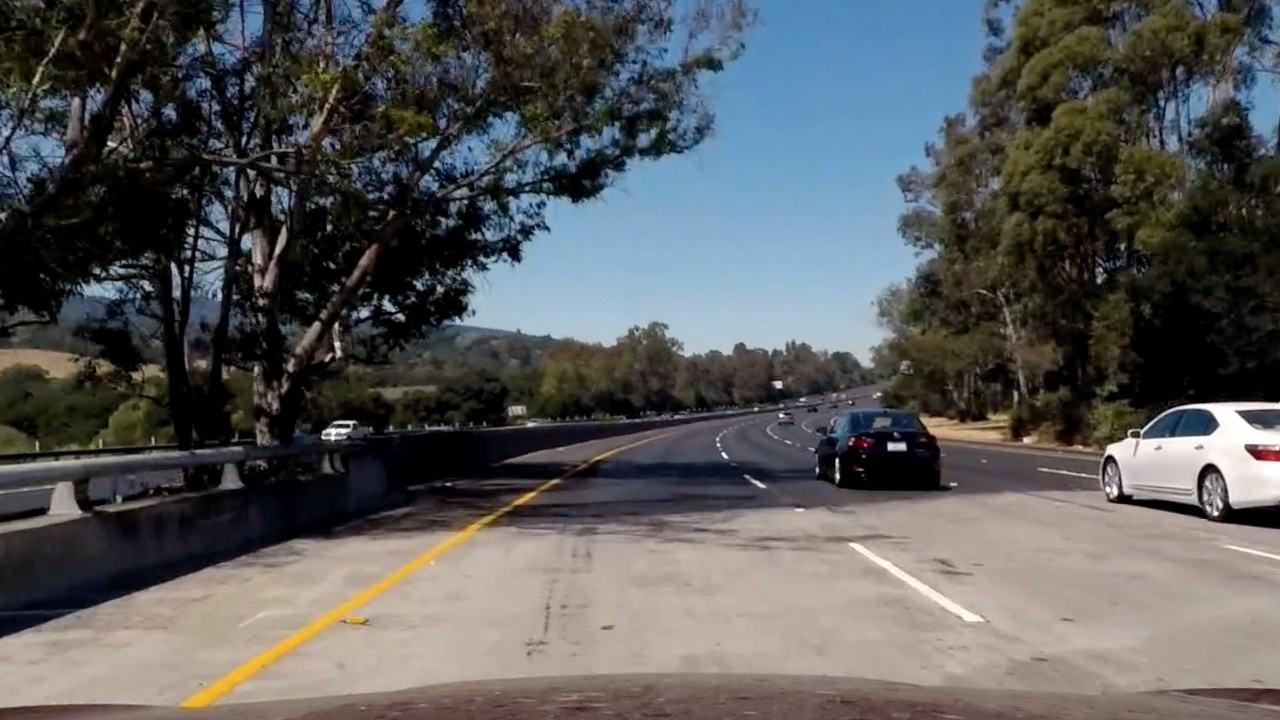
#> input picture test_images/bridge_shadow.jpg, 1280 x 720 px; its folder holds only this picture in this run
$ jupyter execute --allow-errors P1.ipynb   (shell and % lines are left out)
#> lines starting #> are read from the running program, lines starting #| are printed output that depends on the picture; after the words box and inside, x2 and y2 are one past the last pixel; in counts of white or black regions, pixels touching at a corner belong together
# Self-Driving Car Engineer Nanodegree

## Project: **Finding Lane Lines on the Road**
***
In this project, you will use the tools you learned about in the lesson to identify lane lines on the road.  You can develop your pipeline on a series of individual images, and later apply the result to a video stream (really just a series of images). Check out the video clip "raw-lines-example.mp4" (also contained in this repository) to see what the output should look like after using the helper functions below.

Once you have a result that looks roughly like "raw-lines-example.mp4", you'll need to get creative and try to average and/or extrapolate the line segments you've detected to map out the full extent of the lane lines.  You can see an example of the result you're going for in the video "P1_example.mp4".  Ultimately, you would like to draw just one line for the left side of the lane, and one for the right.

In addition to implementing code, there is a brief writeup to complete. The writeup should be completed in a separate file, which can be either a markdown file or a pdf document. There is a [write up template](https://github.com/udacity/CarND-LaneLines-P1/blob/master/writeup_template.md) that can be used to guide the writing process. Completing both the code in the Ipython notebook and the writeup template will cover all of the [rubric points](https://review.udacity.com/#!/rubrics/322/view) for this project.

---
Let's have a look at our first image called 'test_images/solidWhiteRight.jpg'.  Run the 2 cells below (hit Shift-Enter or the "play" button above) to display the image.

**Note: If, at any point, you encounter frozen display windows or other confounding issues, you can always start again with a clean slate by going to the "Kernel" menu above and selecting "Restart & Clear Output".**

---

**The tools you have are color selection, region of interest selection, grayscaling, Gaussian smoothing, Canny Edge Detection and Hough Tranform line detection.  You  are also free to explore and try other techniques that were not presented in the lesson.  Your goal is piece together a pipeline to detect the line segments in the image, then average/extrapolate them and draw them onto the image for display (as below).  Once you have a working pipeline, try it out on the video stream below.**

---

<figure>

 <figcaption>
 <p></p>
 <p style="text-align: center;"> Your output should look something like this (above) after detecting line segments using the helper functions below </p>
 </figcaption>
</figure>
 <p></p>
<figure>

 <figcaption>
 <p></p>
 <p style="text-align: center;"> Your goal is to connect/average/extrapolate line segments to get output like this</p>
 </figcaption>
</figure>

**Run the cell below to import some packages.  If you get an `import error` for a package you've already installed, try changing your kernel (select the Kernel menu above --> Change Kernel).  Still have problems?  Try relaunching Jupyter Notebook from the terminal prompt.  Also, consult the forums for more troubleshooting tips.**

## Import Packages

[cell 1]
#importing some useful packages
import matplotlib.pyplot as plt
import matplotlib.image as mpimg
import numpy as np
import cv2

## Read in an Image

#> (a cell that did not finish here is left out)

## Ideas for Lane Detection Pipeline

**Some OpenCV functions (beyond those introduced in the lesson) that might be useful for this project are:**

`cv2.inRange()` for color selection
`cv2.fillPoly()` for regions selection
`cv2.line()` to draw lines on an image given endpoints
`cv2.addWeighted()` to coadd / overlay two images
`cv2.cvtColor()` to grayscale or change color
`cv2.imwrite()` to output images to file
`cv2.bitwise_and()` to apply a mask to an image

**Check out the OpenCV documentation to learn about these and discover even more awesome functionality!**

## Helper Functions

Below are some helper functions to help get you started. They should look familiar from the lesson!

[cell 3]
import math

def grayscale(img):
    """Applies the Grayscale transform
    This will return an image with only one color channel
    but NOTE: to see the returned image as grayscale
    (assuming your grayscaled image is called 'gray')
    you should call plt.imshow(gray, cmap='gray')"""
    return cv2.cvtColor(img, cv2.COLOR_RGB2GRAY)
    # Or use BGR2GRAY if you read an image with cv2.imread()
    # return cv2.cvtColor(img, cv2.COLOR_BGR2GRAY)

def canny(img, low_threshold, high_threshold):
    """Applies the Canny transform"""
    return cv2.Canny(img, low_threshold, high_threshold)

def gaussian_blur(img, kernel_size):
    """Applies a Gaussian Noise kernel"""
    return cv2.GaussianBlur(img, (kernel_size, kernel_size), 0)

def region_of_interest(img, vertices):
    """
    Applies an image mask.

    Only keeps the region of the image defined by the polygon
    formed from `vertices`. The rest of the image is set to black.
    `vertices` should be a numpy array of integer points.
    """
    #defining a blank mask to start with
    mask = np.zeros_like(img)

    #defining a 3 channel or 1 channel color to fill the mask with depending on the input image
    if len(img.shape) > 2:
        channel_count = img.shape[2]  # i.e. 3 or 4 depending on your image
        ignore_mask_color = (255,) * channel_count
    else:
        ignore_mask_color = 255

    #filling pixels inside the polygon defined by "vertices" with the fill color
    cv2.fillPoly(mask, vertices, ignore_mask_color)

    #returning the image only where mask pixels are nonzero
    masked_image = cv2.bitwise_and(img, mask)
    return masked_image

def draw_lines_ext(img, lines, color=[255, 0, 0], thickness=5):
    """
    NOTE: this is the function you might want to use as a starting point once you want to
    average/extrapolate the line segments you detect to map out the full
    extent of the lane (going from the result shown in raw-lines-example.mp4
    to that shown in P1_example.mp4).

    Think about things like separating line segments by their
    slope ((y2-y1)/(x2-x1)) to decide which segments are part of the left
    line vs. the right line.  Then, you can average the position of each of
    the lines and extrapolate to the top and bottom of the lane.

    This function draws `lines` with `color` and `thickness`.
    Lines are drawn on the image inplace (mutates the image).
    If you want to make the lines semi-transparent, think about combining
    this function with the weighted_img() function below
    """
    left_input = []
    right_input = []

    for line in lines:
        for x1,y1,x2,y2 in line:
            fit = np.polyfit((x1,x2),(y1,y2),1)
            slope = fit[0]
            intercept = fit[1]
            if slope < 0:
                left_input.append((slope,intercept))
            else:
                right_input.append((slope,intercept))

    # return averaged slope, intercept pair
    left_average = np.average(left_input, axis=0)

    if(left_average.size < 2):
        ly1 = 0
        lx1 = 0
        ly2 = 0
        lx2 = 0
    else:
        ly1 = int(img.shape[0])
        lx1 = int((ly1 - left_average[1])/left_average[0])
        ly2 = int((2/3)*img.shape[0])
        lx2 = int((ly2 - left_average[1])/left_average[0])

    if ly1 < 0:
        ly1 = 0
    if lx1 < 0:
        lx1 = 0
    if ly2 < 0:
        ly2 = 0
    if lx2 < 0:
        lx2 =0

    if ly1 > img.shape[0]:
        ly1 = img.shape[0]
    if lx1 > img.shape[1]:
        lx1 = img.shape[1]
    if ly2 > img.shape[0]:
        ly2 = img.shape[0]
    if lx2 > img.shape[1]:
        lx2 = img.shape[1]
    cv2.line(img, (lx1, ly1), (lx2, ly2), color, thickness)


    right_average = np.average(right_input, axis=0)

    if(right_average.size < 2):
        ry1 = 0
        rx1 = 0
        ry2 = 0
        rx2 = 0
    else:
        ry1 = int(img.shape[0])
        rx1 = int((ry1 - right_average[1])/right_average[0])
        ry2 = int((2/3)*img.shape[0])
        rx2 = int((ry2 - right_average[1])/right_average[0])

    if ry1 < 0:
        ry1 = 0
    if rx1 < 0:
        rx1 = 0
    if ry2 < 0:
        ry2 = 0
    if rx2 < 0:
        rx2 =0

    if ry1 > img.shape[0]:
        ry1 = img.shape[0]
    if rx1 > img.shape[1]:
        rx1 = img.shape[1]
    if ry2 > img.shape[0]:
        ry2 = img.shape[0]
    if rx2 > img.shape[1]:
        rx2 = img.shape[1]
    cv2.line(img, (rx1, ry1), (rx2, ry2), color, thickness)

# [20 lines left out: function draw_lines, not called in this run]

def hough_lines(img, rho, theta, threshold, min_line_len, max_line_gap):
    """
    `img` should be the output of a Canny transform.

    Returns an image with hough lines drawn.
    """
    lines = cv2.HoughLinesP(img, rho, theta, threshold, np.array([]), minLineLength=min_line_len, maxLineGap=max_line_gap)
    line_img = np.zeros((img.shape[0], img.shape[1], 3), dtype=np.uint8)
    #draw_lines(line_img, lines)
    draw_lines_ext(line_img, lines)
    return line_img

# Python 3 has support for cool math symbols.

def weighted_img(img, initial_img, α=0.8, β=1., γ=0.):
    """
    `img` is the output of the hough_lines(), An image with lines drawn on it.
    Should be a blank image (all black) with lines drawn on it.

    `initial_img` should be the image before any processing.

    The result image is computed as follows:

    initial_img * α + img * β + γ
    NOTE: initial_img and img must be the same shape!
    """
    return cv2.addWeighted(initial_img, α, img, β, γ)

## Test Images

Build your pipeline to work on the images in the directory "test_images"
**You should make sure your pipeline works well on these images before you try the videos.**

[cell 4]
import os
os.listdir("test_images/")

## Build a Lane Finding Pipeline

Build the pipeline and run your solution on all test_images. Make copies into the `test_images_output` directory, and you can use the images in your writeup report.

Try tuning the various parameters, especially the low and high Canny thresholds as well as the Hough lines parameters.

[cell 5]
# TODO: Build your pipeline that will draw lane lines on the test_images
# then save them to the test_images_output directory.


def find_lane_in_image_pipleline(raw_image):
    """
    input image
    output with lanes annotated image
    """
    ### Copy the raw-image
    image = np.copy(raw_image)
    ### Convert the image to grayscale
    image_gray = grayscale(image)
    # Test - Grayscale
    # plt.imshow(image_gray, cmap='gray')
    ### Gausion_Blur - in order to suppress noise in the raw-image
    # kernel size - 3 - area must be an odd number
    image_gauss = gaussian_blur(image_gray, 3)
    # Test gaussian blur
    # plt.imshow(image_gauss, cmap='gray')
    ### Cany Edge detection - pixel-value between 0 and 255 - low:high roughly 1:3
    image_canny = canny(image_gauss, 50, 150)
    # Test canny
    # plt.imshow(image_canny, cmap='gray')
    ### Cut out the region of interest
    # get x and y dimension, copy the image to not modify the original
    xsize = image.shape[1]
    ysize = image.shape[0]
    vertices = np.array([[(50,ysize), (xsize/2, 275), (xsize-50,ysize)]], dtype=np.int32)
    vertices = np.array([[(50,ysize), (xsize/2, 300), (xsize-50,ysize)]], dtype=np.int32)
    image_roi = region_of_interest(image_canny, vertices)
    # Test Region of Interest
    #plt.imshow(image_roi)
    ### Hough Transformation
    #hough_lines(img, rho, theta, threshold, min_line_len, max_line_gap)
    # rho = 1 px
    # theta = np.pi/180 - 1degree
    # threshold
    # min_line_len - 100 px according to the first image this should be the length of a broken line
    # max_line_gap - 10
    #image_lines = hough_lines(image_roi, 1, np.pi/180, threshold=80, min_line_len=100, max_line_gap=80)
    #image_lines = hough_lines(image_roi, 1, np.pi/180, threshold=85, min_line_len=100, max_line_gap=80)
    #image_lines = hough_lines(image_roi, 1, np.pi/180, threshold=95, min_line_len=100, max_line_gap=80)
    image_lines = hough_lines(image_roi, 1, np.pi/180, threshold=100, min_line_len=100, max_line_gap=80)
    # Test the hough transform
    #plt.imshow(image_lines)
    ### Draw-Lines in the copy of the original image
    image_with_lines = weighted_img(image_lines, image, α=0.8, β=1., γ=0.)
    #plt.imshow(image_with_lines)
    return image_with_lines

# Alternative to commenting out the following code
# Outpug in test_images_output generated with draw_lines function
if(1):
    for img_name in os.listdir("test_images/"):
        if(img_name[-3]=='j'):
            raw_image = mpimg.imread("test_images/" + img_name)
#> raw_image is the input picture: shape (720, 1280, 3); mean R, G, B 89.7, 90.6, 90.8
            img_with_lines = find_lane_in_image_pipleline(raw_image)
#> in canny, `return cv2.Canny(img, low_threshold, high_threshold)`:
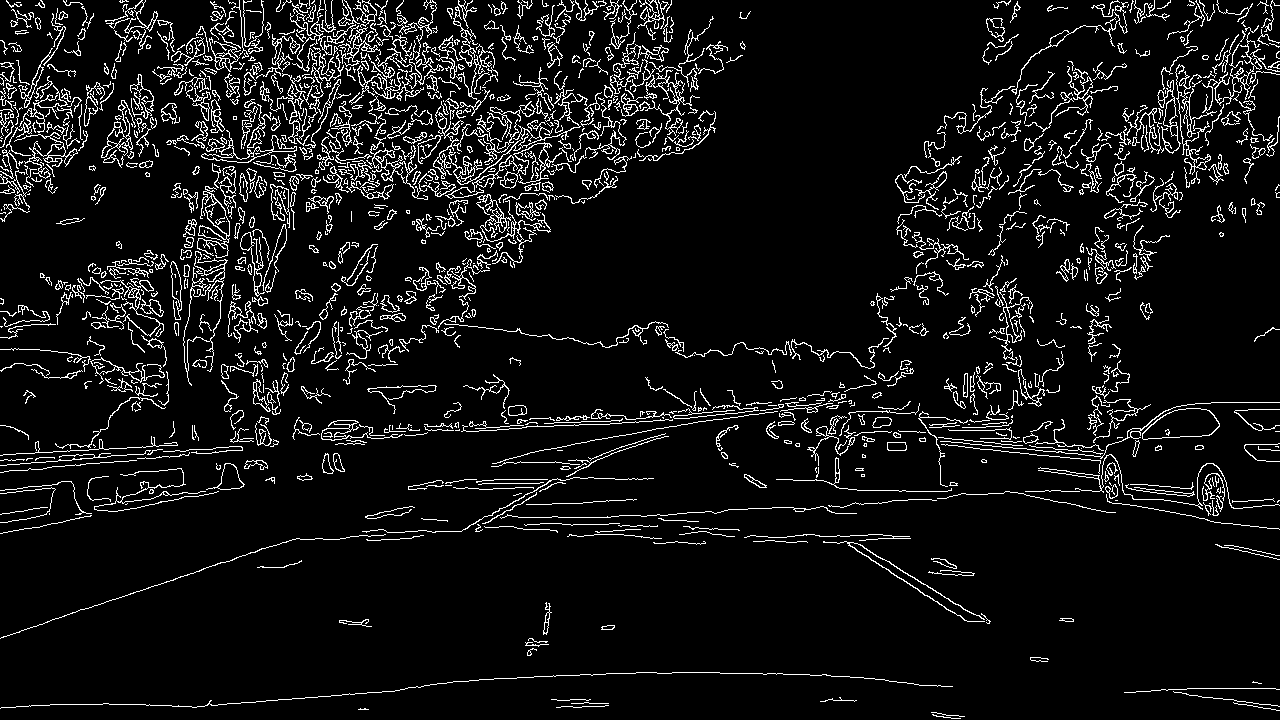
#> returned value: shape (720, 1280); 7.6% white in thin lines or dots
#> in region_of_interest, `masked_image = cv2.bitwise_and(img, mask)`:
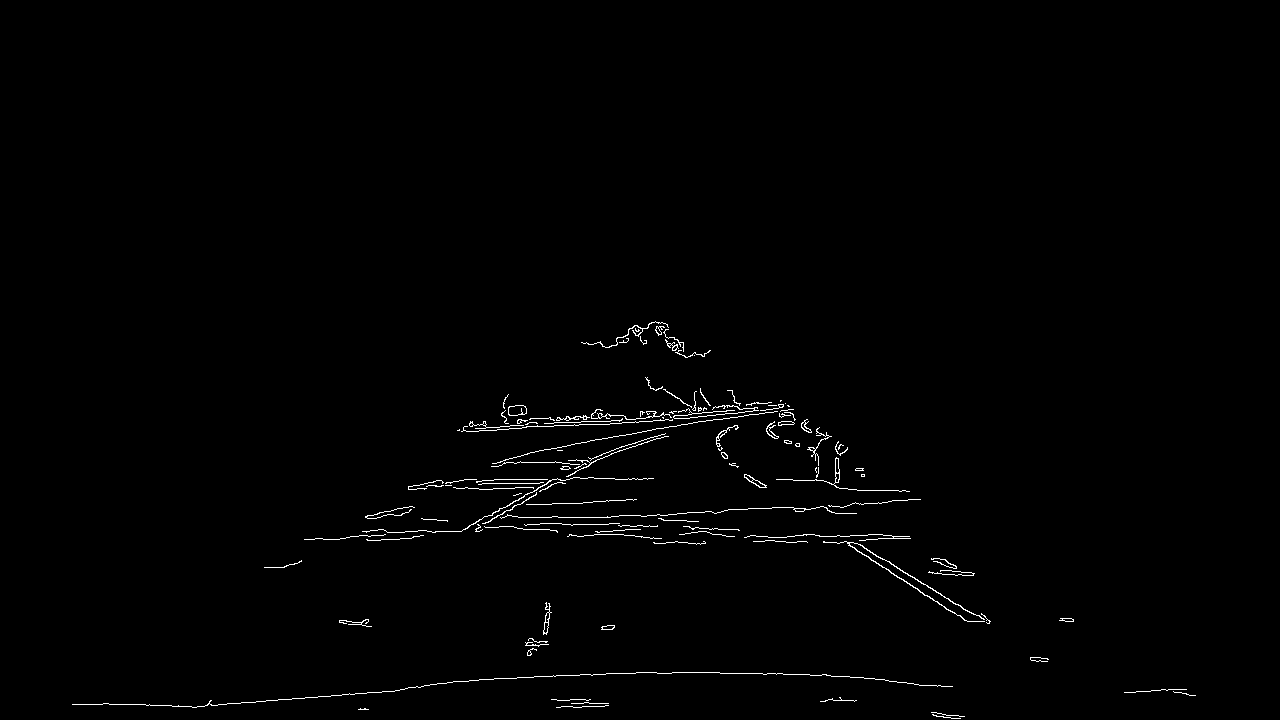
#> masked_image: shape (720, 1280); 0.86% white in thin lines or dots, all inside (x1, y1, x2, y2) = (72, 321, 1196, 719)
#> in hough_lines, `lines = cv2.HoughLinesP(img, rho, theta, threshold, np.array([]), minL..`: lines = 20 rows, first 6: [323, 539, 560, 523], [192, 707, 420, 687], [546, 426, 788, 405], [646, 411, 1047, 661], [464, 479, 647, 479], [592, 517, 887, 502]
#> the loop in draw_lines_ext, `for line in lines:` made 20 passes
#> after the loop in draw_lines_ext, `for line in lines:`: left_input = [(-0.0675, 560.8), (-0.0877, 723.8), (-0.0868, 473.4), (-4.24e-16, 479), (-0.0508, 547.1), (-0.0871, 469.8), (-0.0518, 705.2), (-0.178, 546.1), (-0.0844, 471.1), (-7.34e-16, 536)]; right_input = [(0.623, 8.26), (0.647, -5.61), (0.013, 663.3), (0.649, -5.7), (0.016, 475.2), (0.0349, 503.3), (0.00917, 526.6), (0.0348, 504.3), (0.0164, 520.4), (0.0973, 594.3)]
#> in draw_lines_ext, `left_average = np.average(left_input, axis=0)`: left_average = [-0.0694, 551.2]
#> in draw_lines_ext, `lx1 = int((ly1 - left_average[1])/left_average[0])`: lx1 = -2432
#> in draw_lines_ext, `lx2 = int((ly2 - left_average[1])/left_average[0])`: lx2 = 1026
#> in draw_lines_ext, `right_average = np.average(right_input, axis=0)`: right_average = [0.214, 378.4]
#> in draw_lines_ext, `rx1 = int((ry1 - right_average[1])/right_average[0])`: rx1 = 1595
#> in draw_lines_ext, `rx2 = int((ry2 - right_average[1])/right_average[0])`: rx2 = 474
#> in draw_lines_ext, `cv2.line(img, (rx1, ry1), (rx2, ry2), color, thickness)`:
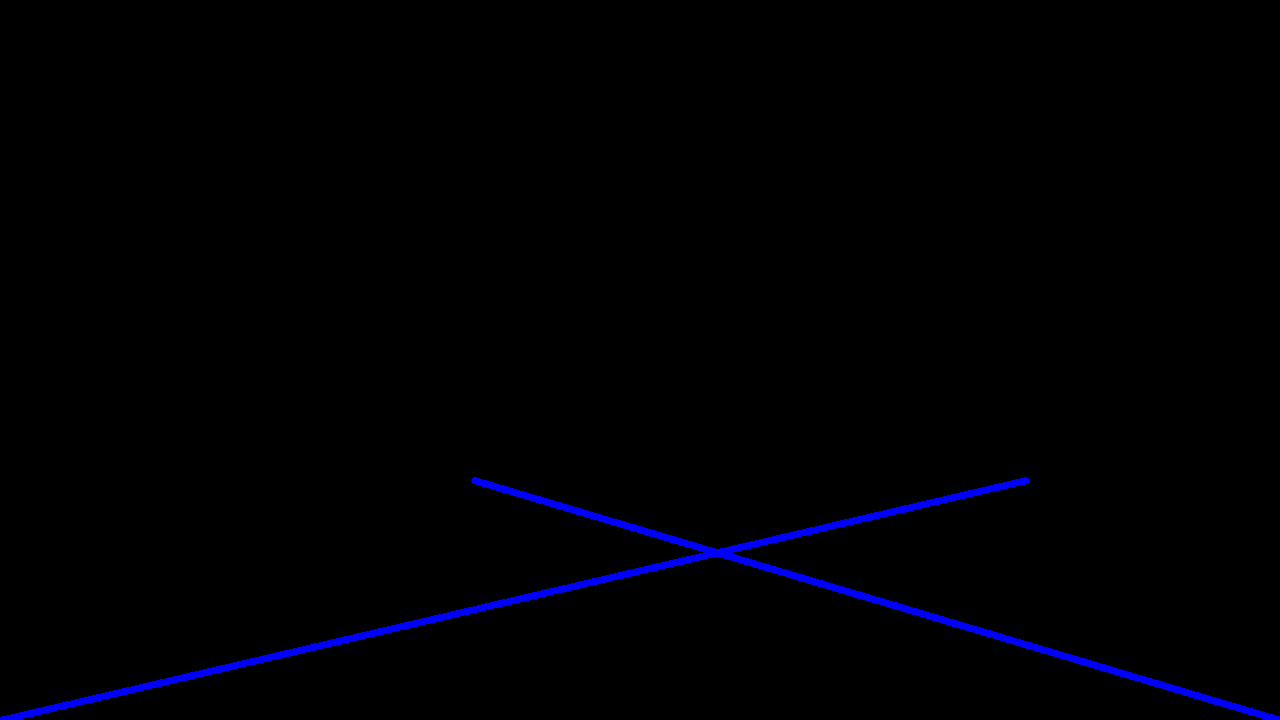
#> img: shape (720, 1280, 3); mean of channels 0, 1, 2 3.6, 0, 0; drawn as B, G, R
#> in weighted_img, `return cv2.addWeighted(initial_img, α, img, β, γ)`:
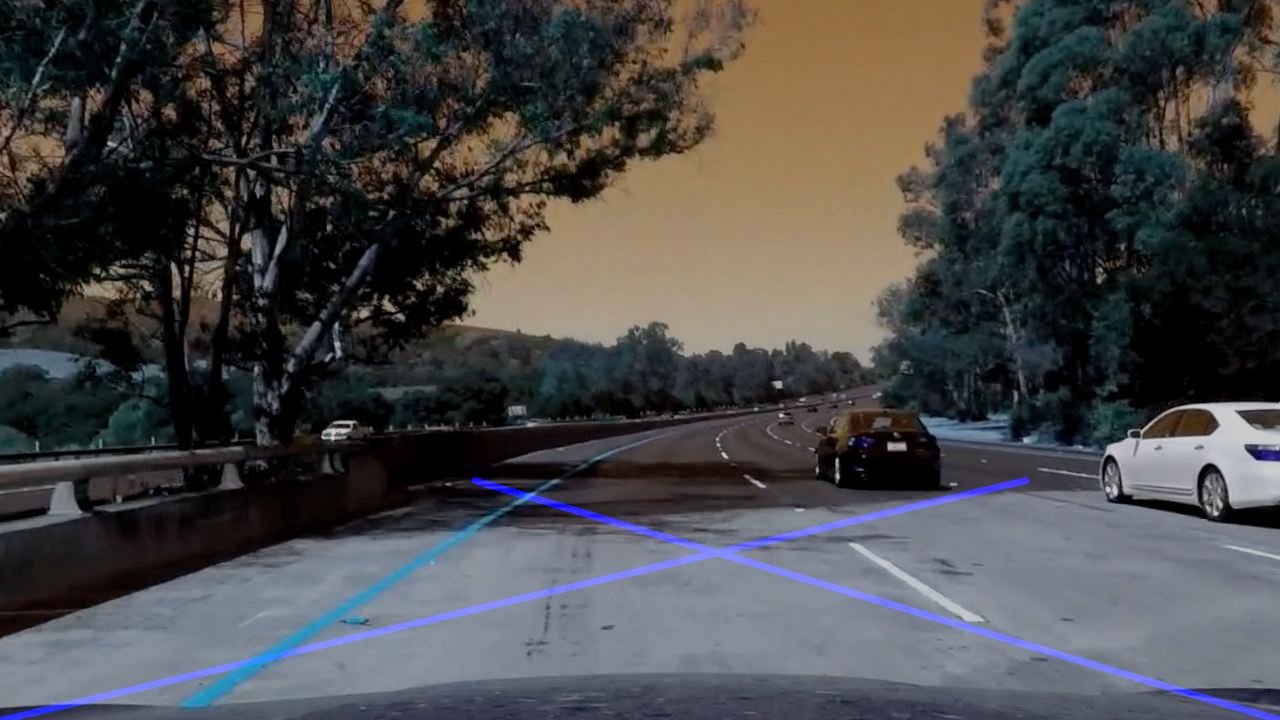
#> returned value: shape (720, 1280, 3); mean of channels 0, 1, 2 73.6, 72.5, 72.6; drawn as B, G, R
            cv2.imwrite("test_images_output/" + img_name, img_with_lines)
            plt.imshow(img_with_lines)

# Alternative to commenting out the code
# Testing purpose
if(0):
    # [5 lines of commented-out code are left out]
    raw_image = mpimg.imread("test_images/solidYellowLeft.jpg")

    img_with_lines = find_lane_in_image_pipleline(raw_image)
    plt.imshow(img_with_lines)

# Generate a second output folder with extrapolation
if(0):
    for img_name in os.listdir("test_images/"):
        if(img_name[-3]=='j'):
            raw_image = mpimg.imread("test_images/" + img_name)
            img_with_lines = find_lane_in_image_pipleline(raw_image)
            cv2.imwrite("test_images_output_ext/" + img_name, img_with_lines)
            plt.imshow(img_with_lines)
